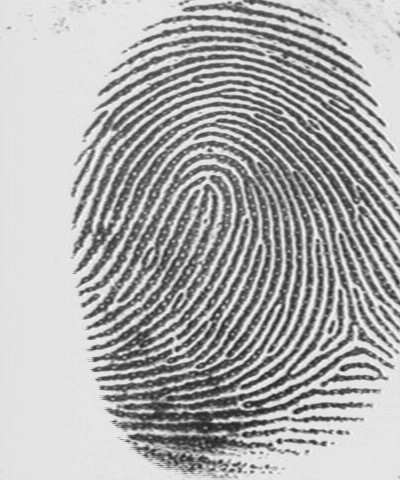
#> input picture lab08/B08611027_白騏瑞/Fingerprint.tif, 400 x 480 px
$ python Lab08_D.py
#> lines starting #> are read from the running program, lines starting #| are printed output that depends on the picture; after the words box and inside, x2 and y2 are one past the last pixel; in counts of white or black regions, pixels touching at a corner belong together
import scipy.spatial
import skimage
import numpy as np
import matplotlib.pyplot as plt

from skimage import io, exposure, filters, morphology as morph
from scipy.signal import convolve2d
from itertools import product

# Reconstruct image
img = io.imread('Fingerprint.tif', as_gray=True)
#> img is the input picture: shape (480, 400); min 27, max 251, mean 173.6
img = skimage.img_as_float(img)
img = morph.closing(img)
img = exposure.equalize_adapthist(img, 11)
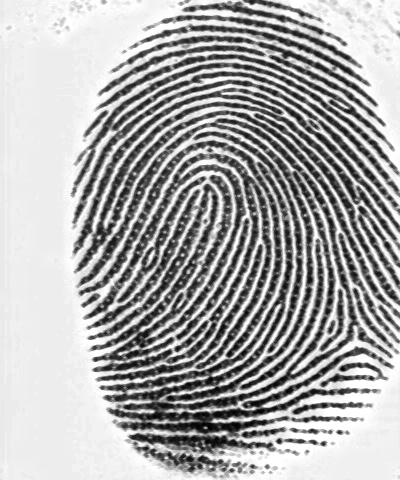
#> img: shape (480, 400) float64; min 0, max 1, mean 0.669
img = filters.gaussian(img, sigma=0.5, truncate=5)

thresh = filters.threshold_sauvola(img, 9)
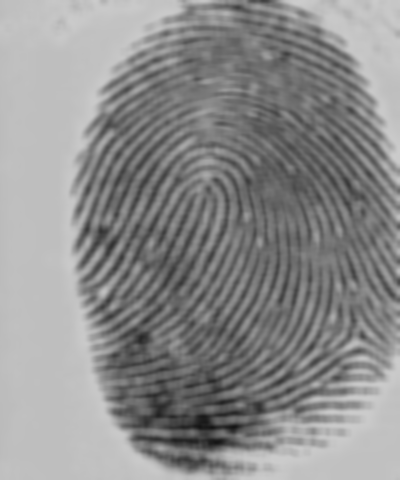
#> thresh: shape (480, 400) float64; min 0.0794, max 0.801, mean 0.555
img_binary = img < thresh
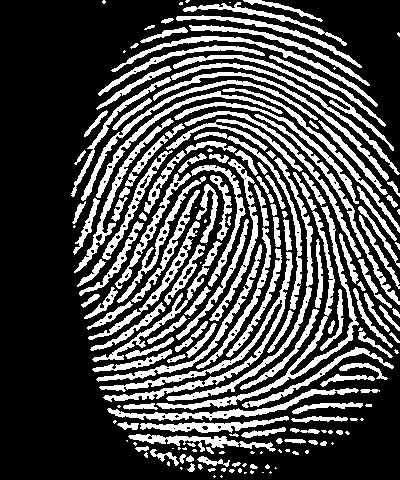
#> img_binary: shape (480, 400) bool; 29.6% white; 188 white regions (53 under 20 px), largest, box (x1, y1, x2, y2) and area: (156, 172, 359, 410) 2713, (99, 252, 293, 402) 2452, (166, 157, 313, 401) 1657
img_binary = morph.remove_small_objects(img_binary, 20)

img_closed = morph.binary_closing(img_binary)
#> img_closed: shape (480, 400) bool; 29.9% white; 86 white regions, largest, box (x1, y1, x2, y2) and area: (77, 119, 359, 410) 4887, (74, 111, 400, 318) 3309, (99, 219, 293, 402) 2684
img_no_holes = morph.remove_small_holes(img_closed)
#> img_no_holes: shape (480, 400) bool; 30.4% white; 86 white regions, largest, box (x1, y1, x2, y2) and area: (77, 119, 359, 410) 5013, (74, 111, 400, 318) 3395, (99, 219, 293, 402) 2689

# skeleton
new_img = filters.gaussian(img_no_holes, truncate=3)
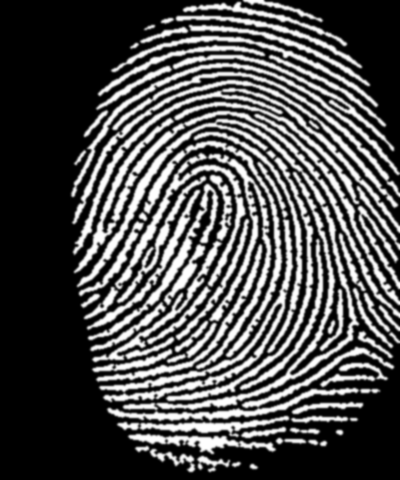
#> new_img: shape (480, 400) float64; min 0, max 1, mean 0.304
new_binary = new_img > filters.threshold_sauvola(new_img, 15)
#> new_binary: shape (480, 400) bool; 33.5% white; 78 white regions (1 under 20 px), largest, box (x1, y1, x2, y2) and area: (76, 119, 359, 410) 5525, (115, 153, 271, 369) 4370, (73, 111, 400, 318) 3596
new_binary = morph.binary_dilation(
    morph.remove_small_objects(
        morph.binary_erosion(new_binary), 4
    )
)
#> new_binary: shape (480, 400) bool; 33.4% white; 84 white regions (1 under 20 px), largest, box (x1, y1, x2, y2) and area: (123, 172, 359, 410) 3369, (115, 153, 258, 321) 3232, (98, 219, 293, 402) 2824
new_binary = np.where(
        convolve2d(new_binary, morph.square(3), mode='same') > 3, 1, 0)
#> new_binary: shape (480, 400) int64; values 0 (black) and 1 (white), 36.3% white; 71 white regions (1 under 20 px), largest, box (x1, y1, x2, y2) and area: (76, 119, 359, 410) 5996, (115, 153, 271, 369) 4734, (73, 111, 400, 318) 3876

skeleton = morph.skeletonize(new_binary)
#> skeleton: shape (480, 400) bool; 5.6% white in thin lines or dots, all inside (x1, y1, x2, y2) = (73, 0, 399, 471)
# plt.imshow(skeleton, cmap='gray')
# plt.show()

# find bifurcation points
neighbors2 = convolve2d(skeleton,
                        np.asarray([[1, 1, 1], [1, 0, 1], [1, 1, 1]]),
                        mode='same', boundary='fill')
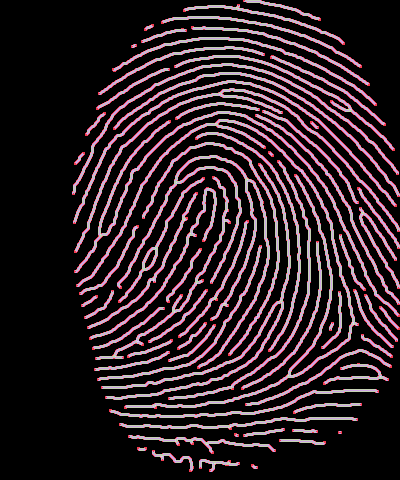
#> neighbors2: shape (480, 400) int64; 6 distinct labels, from 0 to 5; one colour per label, 0 black

terminations = np.asarray(np.where(np.logical_and(skeleton == 1,
                                                      neighbors2 == 1))).T
#> terminations = 173 pairs, first value 0 to 470, second value 73 to 398

convex_hull = scipy.spatial.ConvexHull(terminations)
terminations = np.asarray([[j, i] for j, i in terminations
                               if (97 <= i <= 381) and (54 <= j <= 441)])
#> terminations = 110 pairs, first value 54 to 440, second value 97 to 380

bifurcations = np.where(np.logical_and(skeleton == 1,
                                        neighbors2 == 3), 1, 0)
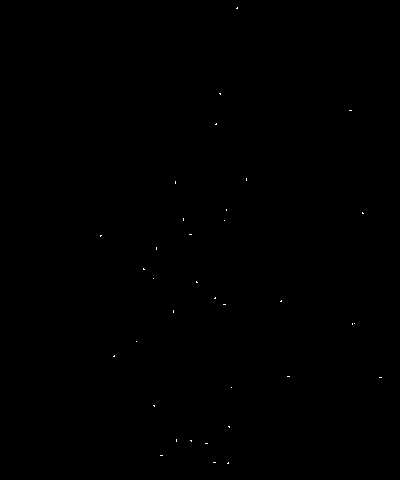
#> bifurcations: shape (480, 400) int64; values 0 (black) and 1 (white), 0.05% white in thin lines or dots, all inside (x1, y1, x2, y2) = (100, 7, 382, 464)


# remove duplicate bifurcation points
neighbors1 = convolve2d(bifurcations,
                        np.asarray([[0, 1, 0], [1, 0, 1], [0, 1, 0]]),
                        mode='same', boundary='fill')
#> neighbors1: shape (480, 400) int64; 3 distinct labels, from 0 to 2
bifurcations = np.asarray(np.where(
        np.logical_and(
        bifurcations == 1,
        np.logical_or(neighbors1 == 0, neighbors1 == 2)
        )
)).T
#> bifurcations = 33 pairs, first value 8 to 463, second value 100 to 380

bifurcations = np.asarray([[j, i] for j, i in bifurcations if j <= 428])
#> bifurcations = 27 pairs, first value 8 to 426, second value 100 to 380

imgs = [
    io.imread('Fingerprint.tif', as_gray=True),
    skeleton,
    np.where(np.logical_and(skeleton == 1, neighbors2 == 1), 1, 0),
    np.where(np.logical_and(skeleton == 1, neighbors2 == 3), 1, 0)
    ]

rows = 1
cols = 4
fig: plt.Figure = plt.figure(1, (16, 4.8))
gs: plt.GridSpec = fig.add_gridspec(rows, cols, wspace=0, hspace=0)
ax: list[plt.Axes] = [fig.add_subplot(gs[i, j]) for i, j in
                          product(range(rows), range(cols))]
plt.subplots_adjust(left=0, bottom=0, right=1, top=1)

for x, im in zip(ax, imgs):
    x.axis('off')
    x.imshow(im, cmap='gray')
#> this loop made 4 passes

for i in range(2):
    ax[i].plot(terminations[:, 1],
                   terminations[:, 0],
                   c='#00000000', lw=0, marker='o', ms=5, mec='#00FF00', mew=1)
    ax[i].plot(bifurcations[:, 1], bifurcations[:, 0],
                   c='#00000000', lw=0, marker='o', ms=5, mec='#FF0000', mew=1)
ax[2].plot(terminations[:, 1],
               terminations[:, 0],
               c='#00000000', lw=0, marker='o', ms=5, mec='#00FF00', mew=1)
ax[3].plot(bifurcations[:, 1], bifurcations[:, 0],
               c='#00000000', lw=0, marker='o', ms=5, mec='#FF0000', mew=1)

plt.show()
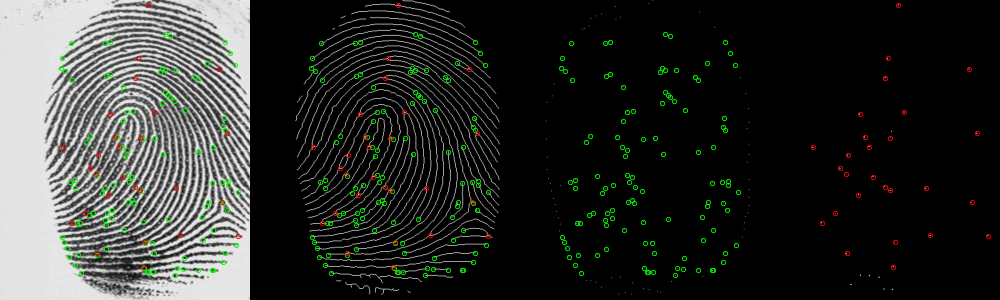
#> figure drawn by matplotlib, 4 panels
